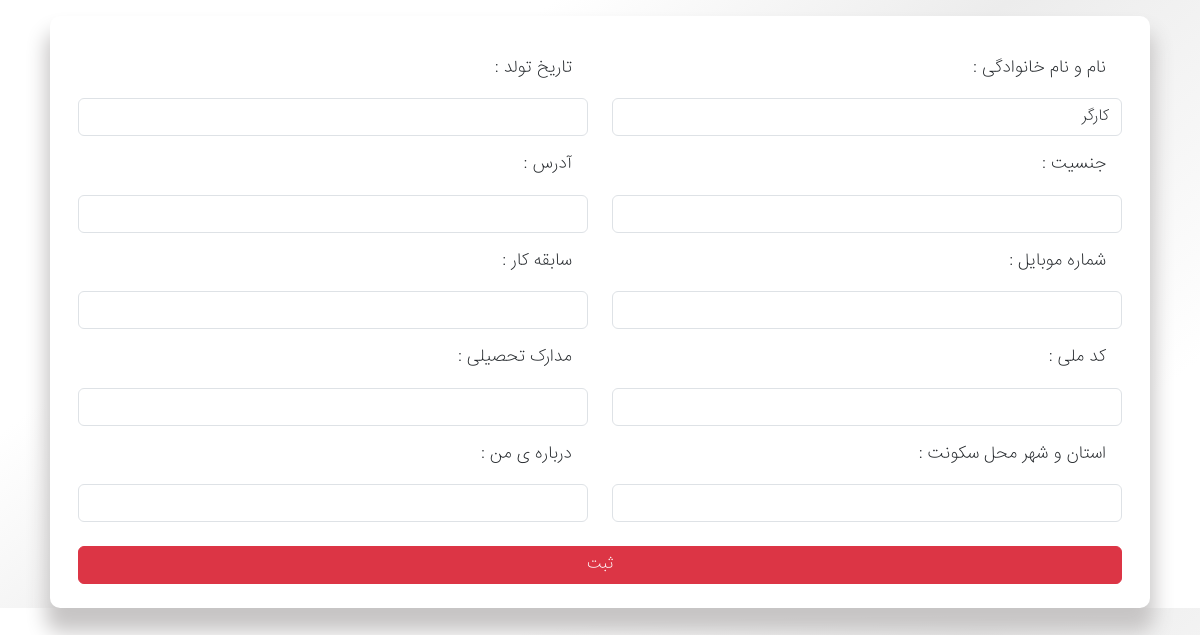
The page /user/edit-servicer-profile/ (signed in) on the database as committed earlier.
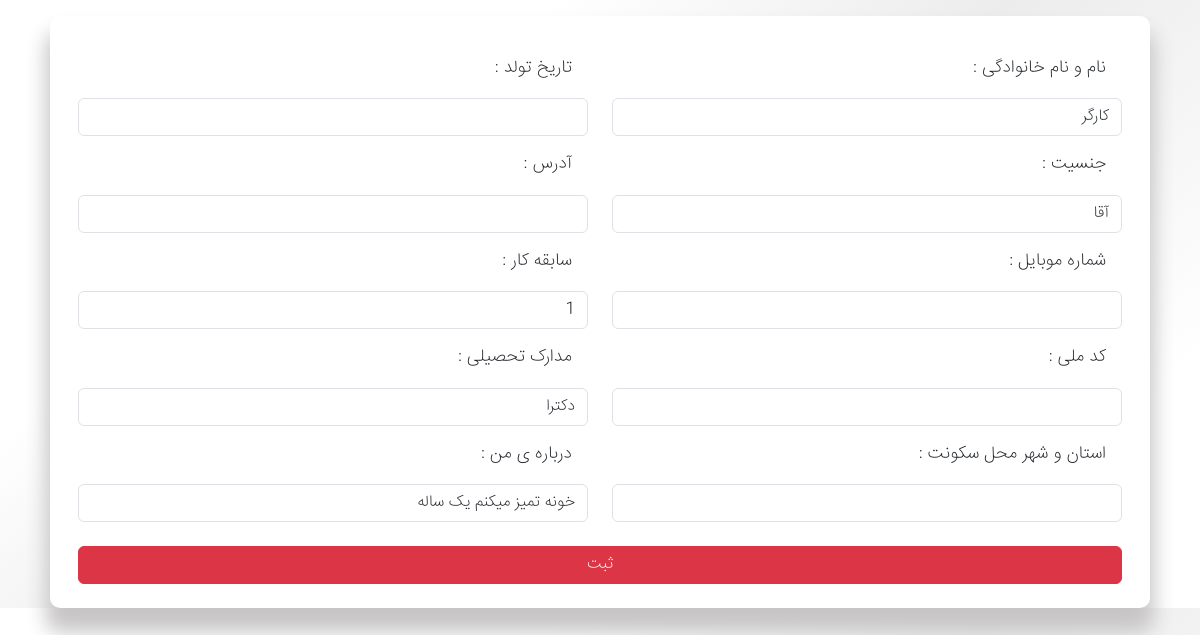
The same page on the database as committed later.
### account_module/models.py (models this page shows, shortened)
class Servicer(models.Model):
    user = models.OneToOneField(User, on_delete=models.CASCADE, related_name='servicer')
    gender = models.CharField(max_length=100, verbose_name='جنسیت', blank=True)
    certificate = models.CharField(max_length=100, verbose_name='مدارک تحصیلی', blank=True)
    type = models.CharField(max_length=100, verbose_name='نوع خدمات رسانی', blank=True)
    is_submited = models.BooleanField(verbose_name='تایید شده', default=False, blank=True)
    experience = models.IntegerField(null=True, blank=True, verbose_name='سال تجربه')
    description = models.CharField(max_length=300, verbose_name='توضیحات', blank=True)
    class Meta:
        verbose_name = 'خدمات دهنده'
        verbose_name_plural = 'خدمات دهندگان'

### user_panel_module/views.py (the view, shortened to what this page needs)
# urls.py: path('edit-servicer-profile/', views.EditServicerProfilePage.as_view(), name='edit_servicer_page'),
class EditServicerProfilePage(View):
    def get(self, request):
        current_user = User.objects.filter(id=request.user.id).first()
        edit_form_user = UserProfileForm(instance=current_user)
        current_servicer = Servicer.objects.filter(user=request.user).first()
        edit_form = ServicerProfileForm(instance=current_servicer)
        context = {
            'servicer': edit_form,
            'user': edit_form_user
        }
        return render(request, 'servicer/edit_user_profile.html', context)

### user_panel_module/forms.py
class ServicerProfileForm(forms.ModelForm):
    class Meta:
        model = Servicer
        fields = ['gender', 'certificate', 'experience', 'description']
        widgets = {
            'gender': forms.TextInput(attrs={'class': 'form-control'}),
            'certificate': forms.TextInput(attrs={'class': 'form-control'}),
            'experience': forms.NumberInput(attrs={'class': 'form-control'}),
            'description': forms.TextInput(attrs={'class': 'form-control'}),
        }

### user_panel_module/templates/servicer/edit_user_profile.html (shortened to what this page needs)
{% extends 'shared/_layout.html' %}
{% load render_partial %}
{% block main %}
    <main>
   <div class="container mt-3">
        <div class="row mx-2">
            <div class="col panel-main">
                <div class="user-info-edit-container">
                    <div>
                        <form action="{% url 'edit_servicer_page' %}"  method="post">
                            <div class="mt-4 px-3 pb-4 form-group">
                                <div class="row">
                                    <div class="col-lg-6">
                                        <div class="d-flex justify-content-between">
                                            <label class="p-3">نام و نام خانوادگی :</label>
                                        </div>
                                                {{ user.fullname }}
                                        <div class="d-flex justify-content-between">
                                            <label class="p-3">جنسیت :</label>
                                        </div>
                                                {{ servicer.gender }}
                                        <div class="d-flex justify-content-between">
                                            <label class="p-3">شماره موبایل :</label>
                                        </div>
                                                {{ user.mobile_number }}
                                        <div class="d-flex justify-content-between">
                                            <label class="p-3">کد ملی :</label>
                                        </div>
                                        {{ user.national_number }}
                                          <div class="d-flex justify-content-between">
                                            <label class="p-3">استان و شهر محل سکونت :</label>
                                        </div>
                                                {{ user.city }}
                                    </div>
                                    <div class="col-lg-6">
                                        <div class="d-flex justify-content-between ">
                                            <label class="p-3">تاریخ تولد :</label>
                                        </div>
                                                {{ user.birth_date }}
                                        <div class="d-flex justify-content-between">
                                            <label class="p-3">آدرس :</label>
                                        </div>
                                                {{ user.address }}
                                        <div class="d-flex justify-content-between">
                                            <label class="p-3">سابقه کار :</label>
                                        </div>
                                        {{ servicer.experience }}
                                        <div class="d-flex justify-content-between">
                                            <label class="p-3"> مدارک تحصیلی :</label>
                                        </div>
                                        {{ servicer.certificate }}
                                        <div class="d-flex justify-content-between">
                                            <label class="p-3">درباره ی من :</label>
                                        </div>
                                        {{ servicer.description }}
                                    </div>
                                    <a class="pointer"><button type="submit" class="btn btn-danger mt-4 w-100">ثبت</button></a>
                                </div>
                            </div>
                        </form>
                    </div>
                </div>
            </div>
        </div>
    </div>
    </main>
{% endblock %}

Rows that differ between the two databases and show on the page:
changed Servicer: gender (not shown) → "آقا"; experience (not shown) → "1"; certificate (not shown) → "دکترا"; description (not shown) → "خونه تمیز میکنم یک ساله"
